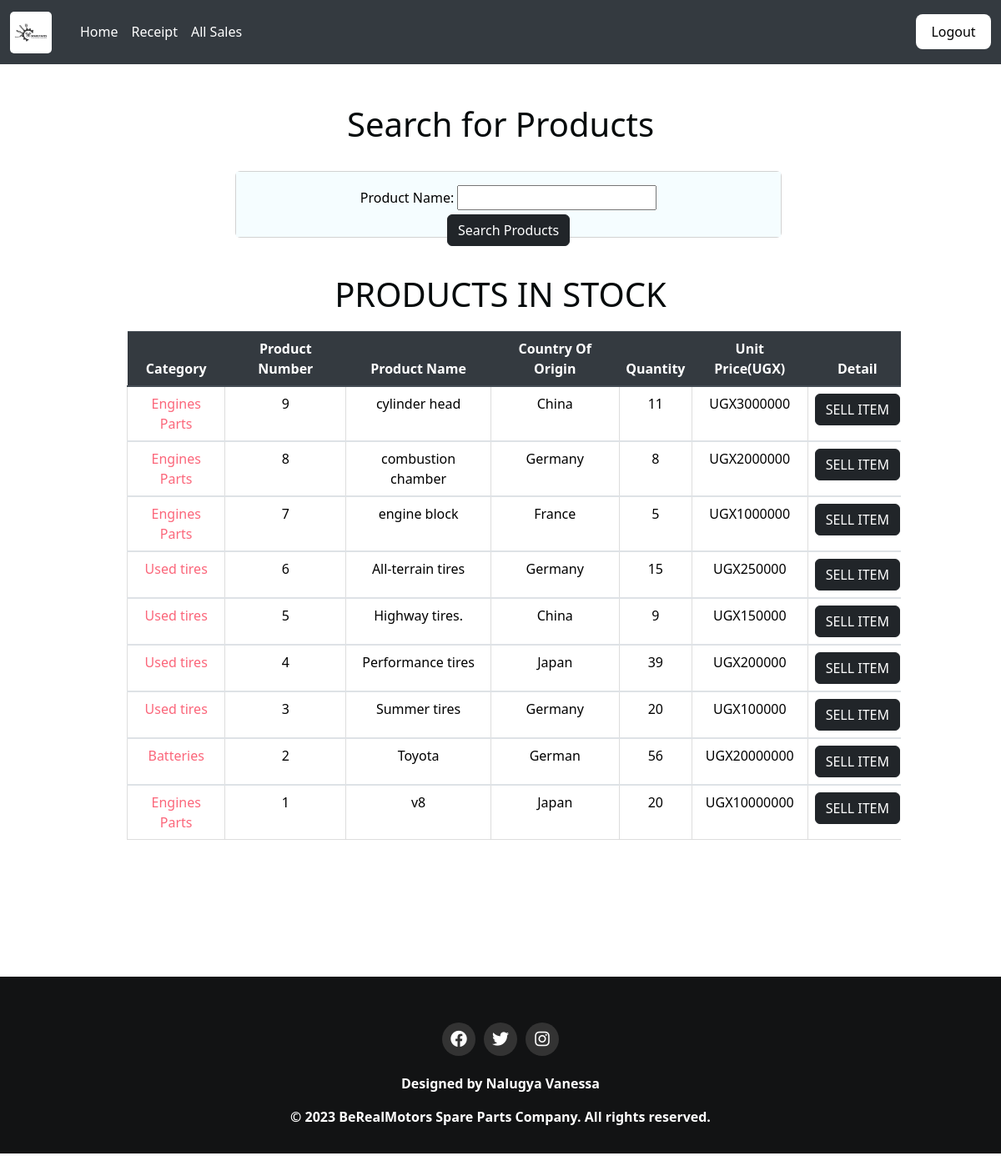
The app's page /home/ (signed in) with its own data.
### berealapp/models.py (models this page shows, shortened)
class Product(models.Model):
    Category_name=models.ForeignKey(Category, on_delete=models.CASCADE,null=False,blank=False)
    product_name=models.CharField(max_length=50,null=False,blank=False)
    date_of_arrival = models.DateField(default=timezone.now)
    country_of_origin=models.CharField(max_length=50,null=False,blank=False)
    total_quantity=models.IntegerField(default=0,null=False,blank=False,validators=[MinValueValidator(1)])
    issued_quantity=models.IntegerField(default=0,null=False,blank=False)
    received_quantity=models.IntegerField(default=0,null=False,blank=False)
    unit_price=models.IntegerField(default=0,null=False,blank=False)

class Category(models.Model):
    name=models.CharField(max_length=50,null=False,blank=False,unique=True)
    def __str__(self):
        return self.name

### berealapp/views.py (the view)
# urls.py: path('home/',views.home,name='home'),
@login_required
def home(request):
    query = request.GET.get('q')
    products = Product.objects.all().order_by('-id')
    if query:
        products = products.annotate(search=SearchVector('product_name')).filter(search=query)
    product_filters = ProductFilter(request.GET, queryset=products)
    products = product_filters.qs
    return render(request, 'project/home.html', {'products': products, 'product_filters': product_filters})

### templates/project/home.html
{% extends 'project/base.html' %} {% block content %}
<br></br>
<div class="project-container">
    <div class="container">
        <h1 class="text-center" style="color: #050a0b;">Search for Products</h1>
        <br>
        <div class="card" style="width: 70%; height: 80px; margin-left: 150px;">
            <div class="card-body" style="color: black; background-color:#f5fdff;">
                <div class="project-container">
                    <form action="" method="GET" style="width: 100%; text-align: center;" class="search">
                        {{product_filters.form}}
                        <input type="submit" value="Search Products" class="btn btn-dark btn" />
                    </form>
                </div>
            </div>
        </div>
        <br>
        <div class="table-container">
            <h1 class="text-center" style="color: rgb(5, 10, 11); padding-top: 20px;">PRODUCTS IN STOCK</h1>
            <table class="table">
                <thead class="thead-dark">
                    <tr>
                        <th scope="col" class="project-h1">Category</th>
                        <th scope="col" class="project-h1">Product Number</th>
                        <th scope="col" class="project-h1">Product Name</th>
                        <th scope="col" class="project-h1">Country Of Origin</th>
                        <th scope="col" class="project-h1">Quantity</th>
                        <th scope="col" class="project-h1">Unit Price(UGX)</th>
                        <th scope="col" class="project-h1">Detail</th>
                    </tr>
                </thead>
                {% for product in products %}
                <tbody>
                    <tr>
                        <td>{{product.Category_name}}</td>
                        <td>{{product.id}}</td>
                        <td>{{product.product_name}}</td>
                        <td>{{product.country_of_origin}}</td>
                        <td>{{product.total_quantity}}</td>
                        <td>UGX{{product.unit_price}}</td>
                        <td><a href="{% url 'product_detail' product.id %}"><input type="submit" value="SELL ITEM"
                                    class="btn btn-dark btn" type="button" /></a></td>
                    </tr>
                </tbody>
                {% endfor %}
            </table>
        </div>
    </div>
</div>
{% endblock %}

### berealapp/static/css/main.css (style rules this page uses)
html, body { position: relative; overflow-x: hidden; width: 100% !important; height: 100vh; display: table; position: relative; background-position: center; background-attachment: scroll; -o-background-size: cover; -moz-background-size: cover; -webkit-background-size: cover; background-size: cover; background-repeat: no-repeat; color: black; }
body { font-family: 'raleway'; color: black; }
tbody { color: black; }
form { width: 40%; margin: 0 auto; }
.project-container td { font-weight: normal; font-size: 1em; -webkit-box-shadow: 0 2px 2px -2px #0E1119; -moz-box-shadow: 0 2px 2px -2px #0E1119; box-shadow: 0 2px 2px -2px #0E1119; }
.project-container { text-align: left; overflow: hidden; width: 80%; margin: 0 auto; display: table; padding: 0 0 8em 0; }
.project-container td, .project-container th { padding-bottom: 2%; padding-top: 2%; padding-left: 2%; }
.project-container tr:nth-child(odd) { background-color: #f5fdff; }
.project-container th { background-color: #f5fdff; }
.project-container td:first-child { color: #FB667A; }
.container tr:nth-child(odd) { background-color: #f5fdff; }
.container th { background-color: #f5fdff; }
.container td:first-child { color: #FB667A; }
.table { width: 100%; border-collapse: collapse; margin: 20px; }
.table th { background-color: #343a40; color: white; padding: 10px; text-align: left; }
.table td { padding: 10px; border: 1px solid #ddd; }
.table th, .table td { text-align: center; }

### records on screen
Product: Category_name "Engines Parts", id "9", product_name "cylinder head", country_of_origin "China", total_quantity "11", unit_price "3000000"
Product: Category_name "Engines Parts", id "8", product_name "combustion chamber", country_of_origin "Germany", total_quantity "8", unit_price "2000000"
Product: Category_name "Engines Parts", id "7", product_name "engine block", country_of_origin "France", total_quantity "5", unit_price "1000000"
Product: Category_name "Used tires", id "6", product_name "All-terrain tires", country_of_origin "Germany", total_quantity "15", unit_price "250000"
Product: Category_name "Used tires", id "5", product_name "Highway tires.", country_of_origin "China", total_quantity "9", unit_price "150000"
Product: Category_name "Used tires", id "4", product_name "Performance tires", country_of_origin "Japan", total_quantity "39", unit_price "200000"
Product: Category_name "Used tires", id "3", product_name "Summer tires", country_of_origin "Germany", total_quantity "20", unit_price "100000"
Product: Category_name "Batteries", id "2", product_name "Toyota", country_of_origin "German", total_quantity "56", unit_price "20000000"
Product: Category_name "Engines Parts", id "1", product_name "v8", country_of_origin "Japan", total_quantity "20", unit_price "10000000"
